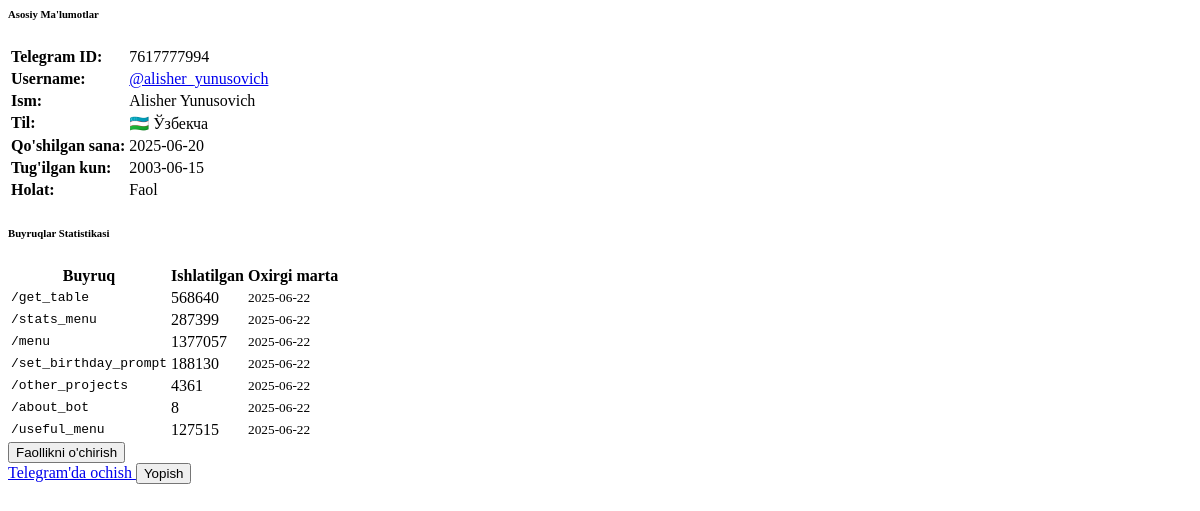
The app's page /user/7617777994 (signed in), older data.
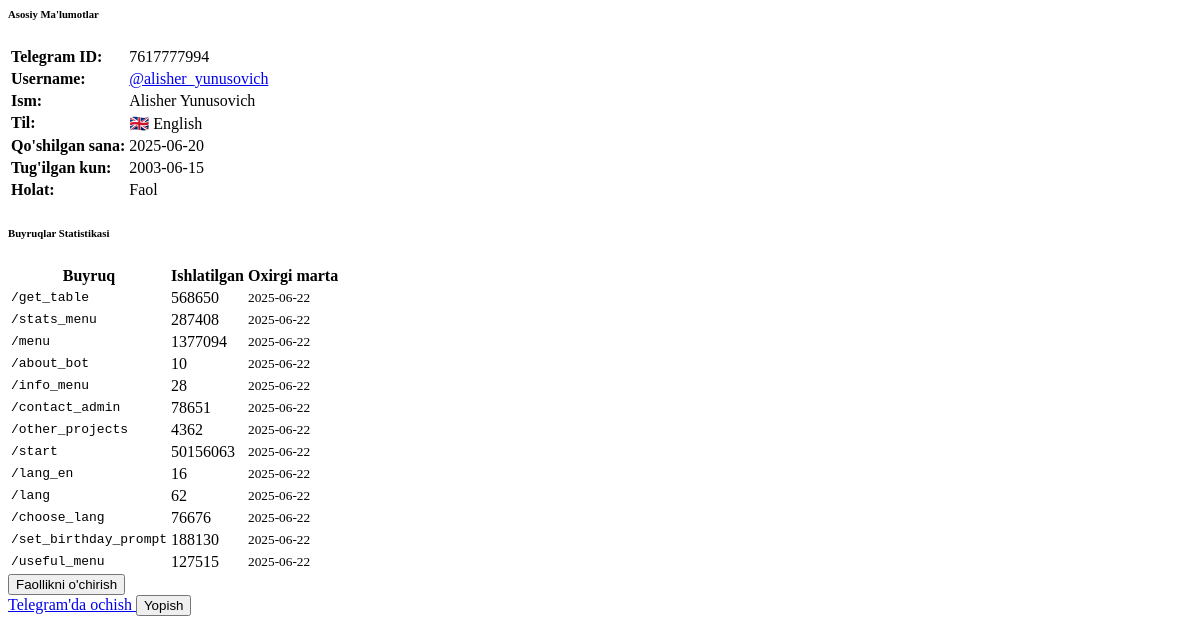
The same page, newer data.
### src/database/models.py (models this page shows)
class User(Base):
    __tablename__ = 'users'
    id = Column(Integer, primary_key=True)
    telegram_id = Column(Integer, unique=True, nullable=False)
    username = Column(String(100), nullable=True)
    first_name = Column(String(100), nullable=True)
    last_name = Column(String(100), nullable=True)
    language = Column(String(10), default='uz')
    join_date = Column(DateTime, default=datetime.utcnow)
    birthday = Column(DateTime, nullable=True)
    is_active = Column(Boolean, default=True)
    created_at = Column(DateTime, default=datetime.utcnow)
    updated_at = Column(DateTime, default=datetime.utcnow, onupdate=datetime.utcnow)

class CommandUsage(Base):
    __tablename__ = 'command_usage'
    id = Column(Integer, primary_key=True)
    command_name = Column(String(100), nullable=False)
    user_id = Column(Integer, nullable=True)  # Can be null for anonymous usage
    usage_count = Column(Integer, default=1)
    last_used = Column(DateTime, default=datetime.utcnow)
    created_at = Column(DateTime, default=datetime.utcnow)
    updated_at = Column(DateTime, default=datetime.utcnow, onupdate=datetime.utcnow)

### web_admin/app.py (the view)
@app.route('/user/<int:user_id>')
@login_required
def user_detail(user_id):
    conn = get_bot_db()
    cursor = conn.cursor()
    cursor.execute("SELECT * FROM users WHERE telegram_id = ?", (user_id,))
    user = cursor.fetchone()
    if not user:
        flash('Foydalanuvchi topilmadi!', 'error')
        return redirect(url_for('users'))
    cursor.execute("""
        SELECT command_name, usage_count, last_used
        FROM command_usage
        WHERE user_id = ?
        ORDER BY last_used DESC
    """, (user_id,))
    command_usage = cursor.fetchall()
    conn.close()
    return render_template('user_detail.html', user=user, command_usage=command_usage)

### web_admin/app.py (called while the page is built)
def login_required(f):
    @wraps(f)
    def decorated_function(*args, **kwargs):
        if 'admin_logged_in' not in session:
            return redirect(url_for('login'))
        return f(*args, **kwargs)
    return decorated_function

def get_bot_db():
    db_path = os.path.join(os.path.dirname(app.root_path), '..', 'bot_database.db')
    conn = sqlite3.connect(db_path)
    conn.row_factory = sqlite3.Row
    return conn

### web_admin/templates/user_detail.html (shortened to what the changed rows need)
<div class="row">
    <div class="col-md-6">
        <table class="table table-sm">
            <tr>
                <td><span class="badge bg-secondary">{{ user.telegram_id }}</span></td>
            </tr>
            <tr>
                <td>
                    {% if user.username %}
                        <a href="https://t.me/{{ user.username }}" target="_blank">
                            @{{ user.username }}
                        </a>
                    {% else %}
                        <span class="text-muted">-</span>
                    {% endif %}
                </td>
            </tr>
            <tr>
                <td><strong>Ism:</strong></td>
                <td>
                    {% if user.first_name %}
                        {{ user.first_name }}
                        {% if user.last_name %}
                            {{ user.last_name }}
                        {% endif %}
                    {% else %}
                        <span class="text-muted">-</span>
                    {% endif %}
                </td>
            </tr>
            <tr>
                <td>
                    {% set lang_names = {'uz': '🇺🇿 O\'zbekcha', 'uz_cyrl': '🇺🇿 Ўзбекча', 'ru': '🇷🇺 Русский', 'en': '🇬🇧 English'} %}
                    <span class="badge bg-info">{{ lang_names.get(user.language, user.language) }}</span>
                </td>
            </tr>
            <tr>
                <td><strong>Qo'shilgan sana:</strong></td>
                <td>
                    {% if user.join_date %}
                        {% if user.join_date is string %}
                            {{ user.join_date[:10] if user.join_date else '-' }}
                        {% else %}
                            {{ user.join_date.strftime('%d.%m.%Y %H:%M') if user.join_date else '-' }}
                        {% endif %}
                    {% else %}
                        -
                    {% endif %}
                </td>
            </tr>
            <tr>
                <td>
                    {% if user.birthday %}
                        <span class="text-success">
                            {% if user.birthday is string %}
                                {{ user.birthday[:10] if user.birthday else '-' }}
                            {% else %}
                                {{ user.birthday.strftime('%d.%m.%Y') if user.birthday else '-' }}
                            {% endif %}
                        </span>
                    {% else %}
                        <span class="text-muted">
                            <i class="fas fa-times me-1"></i>
                            O'rnatilmagan
                        </span>
                    {% endif %}
                </td>
            </tr>
        </table>
    </div>
    <div class="col-md-6">
        {% if command_usage %}
            <div class="table-responsive">
                <table class="table table-sm">
                    <thead>
                        <tr>
                            <th>Buyruq</th>
                            <th>Ishlatilgan</th>
                            <th>Oxirgi marta</th>
                        </tr>
                    </thead>
                    <tbody>
                        {% for cmd in command_usage %}
                        <tr>
                            <td><code>/{{ cmd.command_name }}</code></td>
                            <td><span class="badge bg-primary">{{ cmd.usage_count }}</span></td>
                            <td>
                                <small class="text-muted">
                                    {% if cmd.last_used %}
                                        {% if cmd.last_used is string %}
                                            {{ cmd.last_used[:10] if cmd.last_used else '-' }}
                                        {% else %}
                                            {{ cmd.last_used.strftime('%d.%m.%Y %H:%M') if cmd.last_used else '-' }}
                                        {% endif %}
                                    {% else %}
                                        -
                                    {% endif %}
                                </small>
                            </td>
                        </tr>
                        {% endfor %}
                    </tbody>
                </table>
            </div>
        {% else %}
            <div class="text-center text-muted">
                <i class="fas fa-info-circle fa-2x mb-2"></i>
                <br>Buyruqlar statistikasi mavjud emas
            </div>
        {% endif %}
    </div>
</div>

Row changes from the older to the newer data that the page shows:
changed User "alisher_yunusovich": get "🇺🇿 Ўзбекча" → "🇬🇧 English"
changed CommandUsage "get_table": usage_count "568640" → "568650"
changed CommandUsage "stats_menu": usage_count "287399" → "287408"
changed CommandUsage "menu": usage_count "1377057" → "1377094"
changed CommandUsage "about_bot": usage_count "8" → "10"; moves up the list
now on this page (row edited): CommandUsage: command_name "info_menu", usage_count "28", last_used "2025-06-22"
now on this page (row edited): CommandUsage: command_name "contact_admin", usage_count "78651", last_used "2025-06-22"
changed CommandUsage "other_projects": usage_count "4361" → "4362"; moves down the list
now on this page (row edited): CommandUsage: command_name "start", usage_count "50156063", last_used "2025-06-22"
now on this page (row edited): CommandUsage: command_name "lang_en", usage_count "16", last_used "2025-06-22"
now on this page (row edited): CommandUsage: command_name "lang", usage_count "62", last_used "2025-06-22"
now on this page (row edited): CommandUsage: command_name "choose_lang", usage_count "76676", last_used "2025-06-22"
